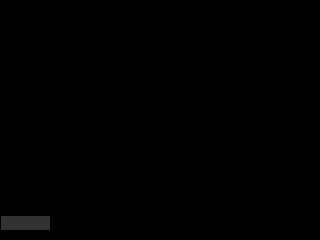
Frame 1 (no input)
Frame 60 (the mouse pressed at the canvas centre just before this capture): identical to frame 1, image omitted
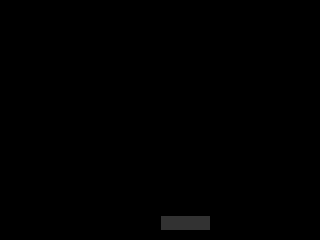
Frame 120 (the mouse held since frame 60 and released just before this capture)

The Processing sketch that drew these frames (run headless with seeded random() and noise(); from frame 60 on, the mouse is pressed at the canvas centre):

// Processing sketch: sketch_trial
// ── sketch_trial.pde
Player thePlayer; 
void settings(){ 
  size(SCREENX, SCREENY); 
} 
void setup(){ 
thePlayer = new Player(SCREENY-MARGIN-
PADDLEHEIGHT); 
} 
void draw() { 
background(0); 
thePlayer.move(mouseX); 
thePlayer.draw(); 
}
// ── Constants.pde
final int SCREENX = 320; 
final int SCREENY = 240; 
final int PADDLEHEIGHT = 15; 
final int PADDLEWIDTH = 50; 
final int MARGIN = 10; 
// ── Player.pde
class Player { 
  int xpos; int ypos;  
  color paddlecolor = color(50); 
  Player(int screen_y) 
  { 
    xpos=SCREENX/2; 
    ypos=screen_y; 
  } 
  void move(int x){ 
    if(x>SCREENX-PADDLEWIDTH) xpos = SCREENX-PADDLEWIDTH; 
    else xpos=x; 
  } 
void draw() 
  { 
    fill(paddlecolor); 
    rect(xpos, ypos, PADDLEWIDTH, PADDLEHEIGHT); 
  } 
} 
